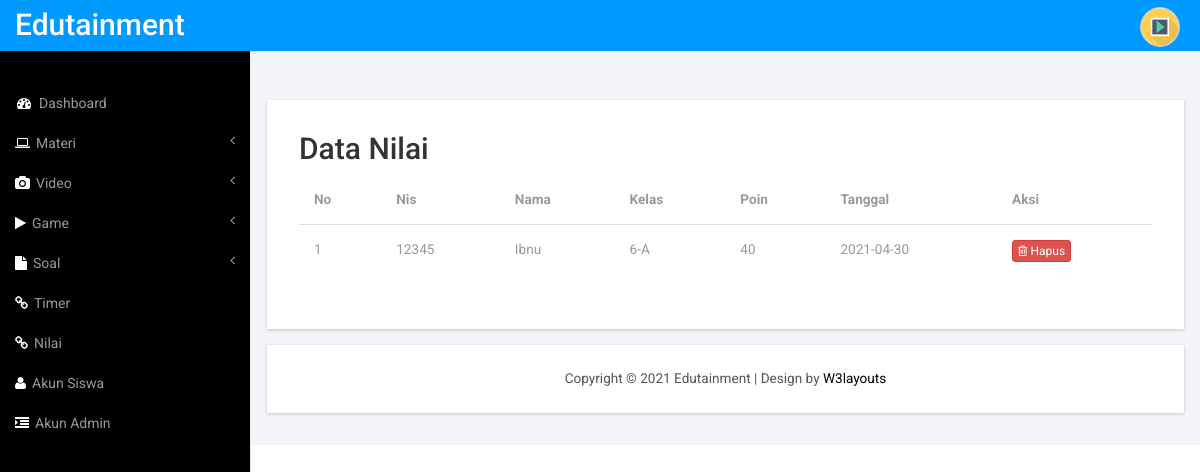
Screenshot of /admin/admin.php?page=nilai (signed in) with the database file from the repository.
### tables this page shows
CREATE TABLE `tabel_nilai` (
  `id_nilai` int(11) NOT NULL,
  `benar` int(4) NOT NULL,
  `salah` int(4) NOT NULL,
  `kosong` int(4) NOT NULL,
  `poin` int(4) NOT NULL,
  `id_loginsiswa` int(11) NOT NULL,
  `tanggal` date NOT NULL
);

CREATE TABLE `tabel_loginsiswa` (
  `id_loginsiswa` int(11) NOT NULL,
  `tanggal` date NOT NULL,
  `nis` varchar(10) NOT NULL,
  `kelas` varchar(10) NOT NULL,
  `aktif` enum('N','Y') NOT NULL,
  `nama` varchar(50) NOT NULL,
  `username` varchar(50) NOT NULL,
  `password` varchar(50) NOT NULL
);

### admin/modul/nilai/nilai_page.php (the view)
<div class="content_bottom">
     <div class="col-md-12 span_3">
          <div class="bs-example1" data-example-id="contextual-table">
<h2 class="sub-header">Data Nilai</h2>
 <table class="table">
 <thead>
        <tr>
          <th>No</th>
          <th>Nis</th>
          <th>Nama</th>
          <th>Kelas</th>
          <th>Poin</th>
          <th>Tanggal</th>
          <th>Aksi</th>
        </tr>
  <?php
  $no=0;
  $sql = mysqli_query ($koneksi,"SELECT distinct(id_nilai), tabel_loginsiswa.nama, tabel_loginsiswa.kelas, tabel_loginsiswa.username, tabel_nilai.poin, tabel_nilai.tanggal, tabel_nilai.id_loginsiswa from
                          tabel_nilai JOIN tabel_loginsiswa
                          ON tabel_loginsiswa.id_loginsiswa=tabel_nilai.id_loginsiswa") or die (mysqli_error());
  while($row=mysqli_fetch_array($sql)){
  ?>
  <tr>
    <td><?php echo $no=$no+1; ?></td>
      <td><?php echo $row['username'];?></td>
      <td><?php echo $row['nama'];?></td>
      <td><?php echo $row['kelas'];?></td>
      <td><?php echo $row['poin'];?></td>
      <td><?php echo $row['tanggal'];?></td>
      <td><a href="?page=nilai_hapus&id=<?php echo $row['id_nilai']; ?>" class="btn btn-danger btn-xs"><i class="fa fa-trash-o"></i> Hapus </a> </td>
    </tr>
      <?php
    }
    ?>
</thead>
</table>
</div>
</div>
</div>

### admin/assets/css/style.css (style rules this page uses)
h4, h5, h6, h1, h2, h3 { margin-top: 0; }
html, body { font-family: 'Roboto', sans-serif; font-size: 100%; background:#000; overflow-x: hidden; }
body a { transition:0.5s all; -webkit-transition:0.5s all; -moz-transition:0.5s all; -o-transition:0.5s all; -ms-transition:0.5s all; }
.span_3 { padding:0; }
.content_bottom { margin-bottom:1em; }
.map_container, #chart, .span_6, .col_2, .weather_list, .cal1, .skills-info, .stats-info, .r3_counter_box, .activity_box, .bs-example1, .cloud, .copy { -ms-box-shadow: 0 1px 3px 0px rgba(0, 0, 0, 0.2); -o-box-shadow: 0 1px 3px 0px rgba(0, 0, 0, 0.2); -moz-box-shadow: 0 1px 3px 0px rgba(0, 0, 0, 0.2); -webkit-box-shadow: 0 1px 3px 0px rgba(0, 0, 0, 0.2); box-shadow: 0 1px 3px 0px rgba(0, 0, 0, 0.2); }
.table > thead > tr > th, .table > tbody > tr > th, .table > tfoot > tr > th, .table > thead > tr > td, .table > tbody > tr > td, .table > tfoot > tr > td { border-top: none !important; }
.bs-example1 { background:#fff; padding:2em; }
.table > thead > tr > th, .table > tbody > tr > th, .table > tfoot > tr > th, .table > thead > tr > td, .table > tbody > tr > td, .table > tfoot > tr > td { font-size: 0.85em; color: #999; }
.table td, .table>tbody>tr>td, .table>tbody>tr>th, .table>tfoot>tr>td, .table>tfoot>tr>th, .table>thead>tr>td, .table>thead>tr>th { padding:15px !important; }
.table > thead > tr > th { border-bottom: 1px solid #ddd !important; }
html, body#login { background: url(../images/bg.jpg)no-repeat; background-size:cover; -webkit-background-size:cover; -moz-background-size:cover; -o-background-size:cover; -ms-background-size:cover; }

### rows the page displays
tabel_nilai: id_loginsiswa.username "12345", id_loginsiswa.nama "Ibnu", id_loginsiswa.kelas "6-A", poin "40", tanggal "2021-04-30"
